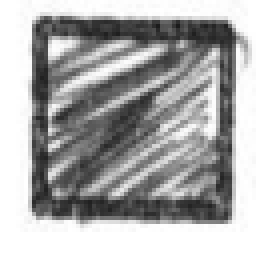
#> input picture data/cell_dataset/samples/confirmed/exam0_10_1_0003.png, 64 x 64 px (shown 4 times larger)
$ python -i grid_detector.py   (imports and definitions only)
#> lines starting #> are read from the running program, lines starting #| are printed output that depends on the picture; after the words box and inside, x2 and y2 are one past the last pixel; in counts of white or black regions, pixels touching at a corner belong together
### src/utils.py
import logging
from pathlib import Path
from typing import Any

import cv2
import numpy as np
import yaml


# [120 lines left out: functions load_config, read_image, save_image, mat_load_record, not called in this run]


def get_logger(name: str) -> logging.Logger:
    """Return a module-level logger with a consistent format.

    Parameters
    ----------
    name : str
        Logger name, typically __name__ of the calling module.

    Returns
    -------
    logging.Logger
        Configured Logger instance.
    """
    logger = logging.getLogger(name)
    if not logger.handlers:
        handler = logging.StreamHandler()
        handler.setFormatter(logging.Formatter("%(levelname)s [%(name)s] %(message)s"))
        logger.addHandler(handler)
    return logger

### src/grid_detector.py
import cv2
import numpy as np

from src.utils import get_logger

logger = get_logger(__name__)


# [196 lines left out: functions _order_corners, find_grid, find_grid_canny, draw_grid_contour, not called in this run]

>>> import cv2
>>> picture = cv2.imread('../data/cell_dataset/samples/confirmed/exam0_10_1_0003.png', cv2.IMREAD_GRAYSCALE)
#> picture is the input picture: shape (64, 64); min 27, max 255, mean 168.4
>>> result = find_grid_canny(picture)
#> in find_grid_canny, `blurred = cv2.GaussianBlur(gray, (5, 5), 0)`:
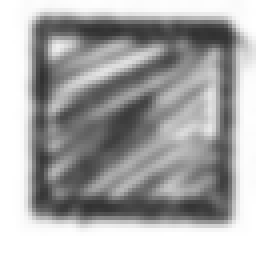
#> blurred: shape (64, 64) (shown 4 times larger); min 49, max 255, mean 168.4
#> in find_grid_canny, `edges = cv2.Canny(blurred, canny_lo, canny_hi)`:
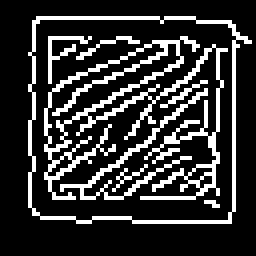
#> edges: shape (64, 64) (shown 4 times larger); 20.1% white in thin lines or dots, all inside (x1, y1, x2, y2) = (7, 4, 63, 56)
#> in find_grid_canny, `lines = cv2.HoughLinesP( edges, rho=1, theta=np.pi / 180, threshold=ho..`: lines = None

$ run again, on data/cell_dataset/samples/confirmed/exam0_13_1_0044.png
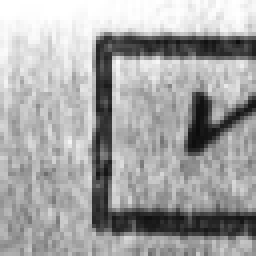
#> input picture data/cell_dataset/samples/confirmed/exam0_13_1_0044.png, 64 x 64 px (shown 4 times larger)
#> picture is the input picture: shape (64, 64); min 11, max 255, mean 165.4
#> in find_grid_canny, `blurred = cv2.GaussianBlur(gray, (5, 5), 0)`:
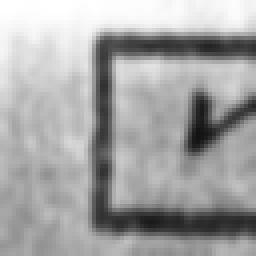
#> blurred: shape (64, 64) (shown 4 times larger); min 19, max 255, mean 165.5
#> in find_grid_canny, `edges = cv2.Canny(blurred, canny_lo, canny_hi)`:
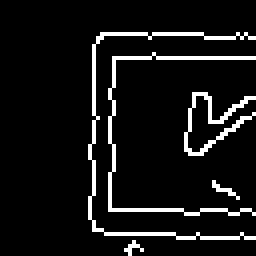
#> edges: shape (64, 64) (shown 4 times larger); 8% white in thin lines or dots, all inside (x1, y1, x2, y2) = (22, 8, 64, 64)
#> lines = None
